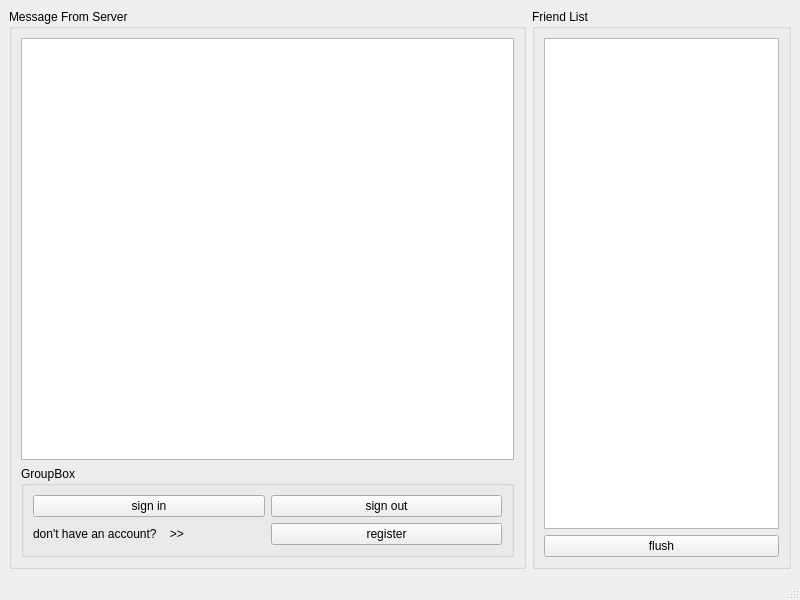
<?xml version="1.0" encoding="UTF-8"?>
<ui version="4.0">
 <class>MainWindow</class>
 <widget class="QMainWindow" name="MainWindow">
  <property name="geometry">
   <rect>
    <x>0</x>
    <y>0</y>
    <width>800</width>
    <height>600</height>
   </rect>
  </property>
  <property name="windowTitle">
   <string>MainWindow</string>
  </property>
  <widget class="QWidget" name="centralwidget">
   <layout class="QGridLayout" name="gridLayout_2" columnstretch="2,1">
    <item row="0" column="0">
     <widget class="QGroupBox" name="groupBox">
      <property name="title">
       <string>Message From Server</string>
      </property>
      <layout class="QVBoxLayout" name="verticalLayout_2">
       <item>
        <widget class="QTextEdit" name="textEdit"/>
       </item>
       <item>
        <widget class="QGroupBox" name="groupBox_2">
         <property name="title">
          <string>GroupBox</string>
         </property>
         <layout class="QGridLayout" name="gridLayout">
          <item row="0" column="0">
           <widget class="QPushButton" name="signInButton">
            <property name="text">
             <string>sign in</string>
            </property>
           </widget>
          </item>
          <item row="0" column="1">
           <widget class="QPushButton" name="signOutButton">
            <property name="text">
             <string>sign out</string>
            </property>
           </widget>
          </item>
          <item row="1" column="1">
           <widget class="QPushButton" name="registerButton">
            <property name="text">
             <string>register</string>
            </property>
           </widget>
          </item>
          <item row="1" column="0">
           <widget class="QLabel" name="label">
            <property name="text">
             <string>don't have an account?    &gt;&gt;</string>
            </property>
           </widget>
          </item>
         </layout>
        </widget>
       </item>
      </layout>
     </widget>
    </item>
    <item row="0" column="1">
     <widget class="QGroupBox" name="groupBox_3">
      <property name="title">
       <string>Friend List</string>
      </property>
      <layout class="QVBoxLayout" name="verticalLayout">
       <item>
        <widget class="QListView" name="friendListView"/>
       </item>
       <item>
        <widget class="QPushButton" name="flushButton">
         <property name="text">
          <string>flush</string>
         </property>
        </widget>
       </item>
      </layout>
     </widget>
    </item>
   </layout>
  </widget>
  <widget class="QMenuBar" name="menubar">
   <property name="geometry">
    <rect>
     <x>0</x>
     <y>0</y>
     <width>800</width>
     <height>26</height>
    </rect>
   </property>
  </widget>
  <widget class="QStatusBar" name="statusbar"/>
 </widget>
 <resources/>
 <connections/>
</ui>
